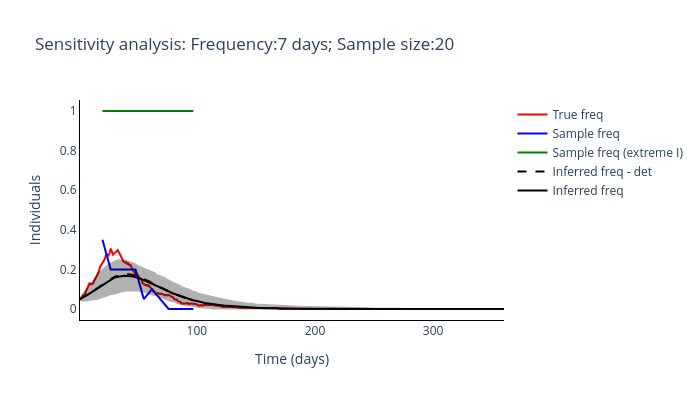
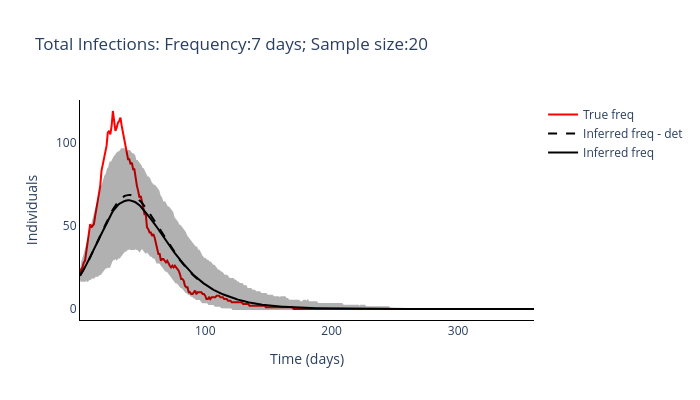

Notebook source saved alongside these figures, in order:
### Markdown cell above
#### Run optimisation-based inference method for multiple sampling protcols

### Code cell
routine_run(freq_samplying_range[2], sample_size_range[0])

### Figure 1 — Plotly figure (JSON) as saved in the notebook; plotly's stock layout.template omitted (floating-point values rounded to 4 significant figures; data arrays with more than 128 entries replaced by an {"elided": "..."} marker saying what was removed)
{"data": [{"line": {"color": "red"}, "mode": "lines", "name": "True freq", "type": "scatter", "x": {"elided": "360 int values"}, "y": {"elided": "360 float values"}}, {"line": {"color": "blue"}, "mode": "lines", "name": "Sample freq", "type": "scatter", "x": [20, 27, 34, 41, 48, 55, 62, 69, 76, 83, 90, 97], "y": [0.35, 0.2, 0.2, 0.2, 0.2, 0.05, 0.1, 0.05, 0, 0, 0, 0]}, {"line": {"color": "green"}, "mode": "lines", "name": "Sample freq (extreme I)", "type": "scatter", "x": [20, 27, 34, 41, 48, 55, 62, 69, 76, 83, 90, 97], "y": [1, 1, 1, 1, 1, 1, 1, 1, 1, 1, 1, 1]}, {"line": {"color": "black", "dash": "dash"}, "mode": "lines", "name": "Inferred freq - det", "type": "scatter", "x": {"elided": "360 int values"}, "y": [0.05, 0.053, 0.05614, 0.0594, 0.0628, 0.06632, 0.06996, 0.07373, 0.07761, 0.08159, 0.08568, 0.08985, 0.09409, 0.09842, 0.1028, 0.1073, 0.1117, 0.1162, 0.1206, 0.1249, 0.1292, 0.1335, 0.1376, 0.1416, 0.1454, 0.1491, 0.1526, 0.1559, 0.159, 0.1619, 0.1645, 0.167, 0.1691, 0.171, 0.1727, 0.174, 0.1751, 0.1759, 0.1763, 0.1766, 0.1765, 0.1762, 0.1756, 0.1748, 0.1737, 0.1724, 0.1709, 0.1692, 0.1673, 0.1652, 0.163, 0.1606, 0.1581, 0.1554, 0.1526, 0.1498, 0.1468, 0.1438, 0.1408, 0.1377, 0.1346, 0.1314, 0.1283, 0.1251, 0.1219, 0.1188, 0.1156, 0.1125, 0.1094, 0.1063, 0.1032, 0.1002, 0.09726, 0.09434, 0.09148, 0.08866, 0.0859, 0.08319, 0.08054, 0.07795, 0.07542, 0.07294, 0.07052, 0.06817, 0.06587, 0.06364, 0.06146, 0.05935, 0.0573, 0.0553, 0.05337, 0.05149, 0.04966, 0.0479, 0.04619, 0.04453, 0.04293]}, {"line": {"color": "black"}, "mode": "lines", "name": "Inferred freq", "type": "scatter", "x": {"elided": "360 int values"}, "y": {"elided": "360 float values"}}, {"fill": "toself", "fillcolor": "black", "line": {"color": "black"}, "mode": "lines", "name": "Inferred freq", "opacity": 0.3, "showlegend": false, "type": "scatter", "x": {"elided": "720 int values"}, "y": {"elided": "720 float values"}}], "layout": {"height": 400, "plot_bgcolor": "white", "title": {"text": "Sensitivity analysis: Frequency:7 days; Sample size:20"}, "width": 700, "xaxis": {"linecolor": "black", "title": {"text": "Time (days)"}}, "yaxis": {"linecolor": "black", "title": {"text": "Individuals"}}}}

### Figure 2 — Plotly figure (JSON) as saved in the notebook; plotly's stock layout.template omitted (floating-point values rounded to 4 significant figures; data arrays with more than 128 entries replaced by an {"elided": "..."} marker saying what was removed)
{"data": [{"line": {"color": "red"}, "mode": "lines", "name": "True freq", "type": "scatter", "x": {"elided": "360 int values"}, "y": {"elided": "360 int values"}}, {"line": {"color": "black", "dash": "dash"}, "mode": "lines", "name": "Inferred freq - det", "type": "scatter", "x": {"elided": "360 int values"}, "y": [20, 21.18, 22.42, 23.7, 25.04, 26.42, 27.85, 29.32, 30.84, 32.4, 33.99, 35.62, 37.28, 38.96, 40.67, 42.39, 44.12, 45.84, 47.55, 49.23, 50.89, 52.51, 54.09, 55.61, 57.08, 58.48, 59.81, 61.07, 62.24, 63.33, 64.32, 65.22, 66.02, 66.72, 67.31, 67.79, 68.16, 68.41, 68.55, 68.58, 68.51, 68.34, 68.06, 67.7, 67.24, 66.69, 66.07, 65.36, 64.58, 63.74, 62.83, 61.86, 60.85, 59.78, 58.67, 57.53, 56.36, 55.17, 53.96, 52.74, 51.5, 50.26, 49.02, 47.77, 46.53, 45.28, 44.05, 42.82, 41.61, 40.4, 39.21, 38.04, 36.89, 35.75, 34.64, 33.55, 32.48, 31.43, 30.4, 29.4, 28.43, 27.47, 26.54, 25.63, 24.75, 23.89, 23.06, 22.25, 21.46, 20.69, 19.95, 19.24, 18.54, 17.87, 17.21, 16.58, 15.97]}, {"line": {"color": "black"}, "mode": "lines", "name": "Inferred freq", "type": "scatter", "x": {"elided": "360 int values"}, "y": {"elided": "360 float values"}}, {"fill": "toself", "fillcolor": "black", "line": {"color": "black"}, "mode": "lines", "name": "Inferred freq", "opacity": 0.3, "showlegend": false, "type": "scatter", "x": {"elided": "720 int values"}, "y": {"elided": "720 float values"}}], "layout": {"height": 400, "plot_bgcolor": "white", "title": {"text": "Total Infections: Frequency:7 days; Sample size:20"}, "width": 700, "xaxis": {"linecolor": "black", "title": {"text": "Time (days)"}}, "yaxis": {"linecolor": "black", "title": {"text": "Individuals"}}}}
